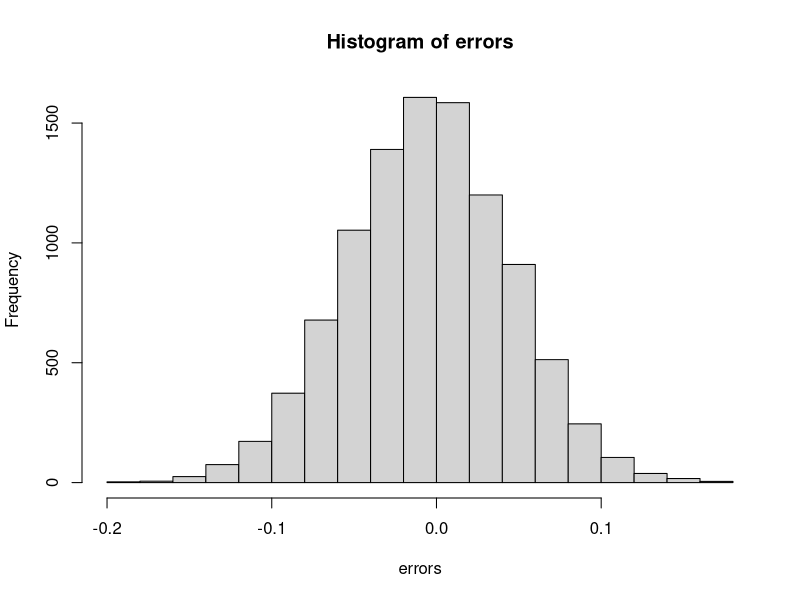
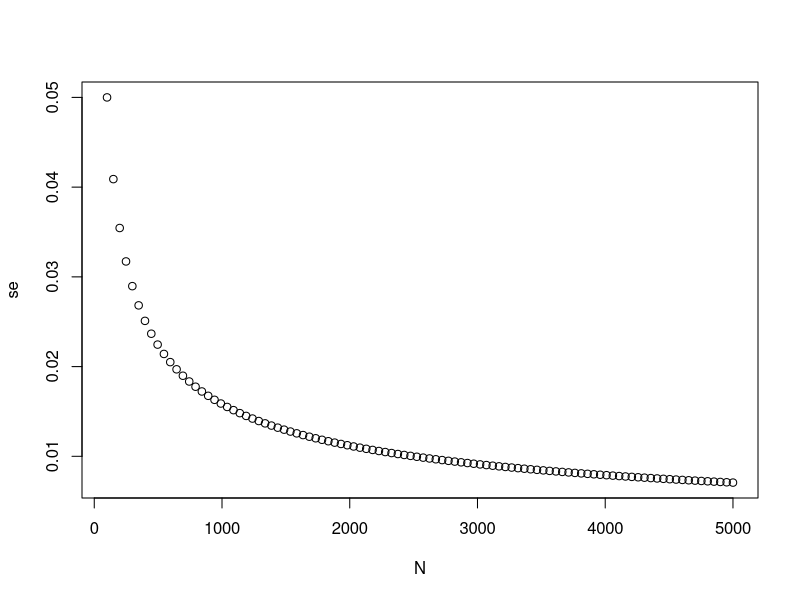

Source code (R) for these figures, in order:
### Q1. SAMPLE AVG (Correct)
# Write func code take_sample that takes the prop of Democrats p and 
# sample size N as arguments and returns the sample avg of Democrats (1) and
# Republicans (0)
# Calc the sample avg if the prop of Democrats equals 0.45 and 
# the sample size is 100
##
# 1. Define func called take_sample that takes p and N as arguments
# 2. Use sample() func as the first statement in ur func to sample N elements
#    from a vector of options where Democrats are assigned the val "1" and
#    Republicans are assigned the val "0" in that order
# 3. Use the mean() func as the 2nd statement in your func to find avg val
#    of the random sample
set.seed(1)
take_sample <- function(p,N){
  X <- sample(c(1,0), size=N, replace=TRUE, prob=c(p,1-p))
  mean(X)
}
p <- 0.45
N <- 100
take_sample(p,N)
#: 0.46




### Q2. Distribution of Errors (Correct)
# Assume that the prop of the Democrats in pop p equals to 0.45
# and that ur sample size N is 100 polled voters
# the take_sample func u define previously generates est, X_bar
# Rep the random sampling 10,000 times and calc p-X_bar for each random sample
# Save these diff as a vector called "errors"
# Find the avg of "errors" and plot a hist of the dist
##
# 1. use the replicate() func to replicate subtracting the result of take_sample
#    from value of p 10,000 times
# 2. use the mean() func to calc the avg of the diff between the sample avg and
#    actual val of p
set.seed(1)
p <- 0.45
N <- 100
B <- 10000
errors <- replicate(B, p-take_sample(p, N))
mean(errors)
#: -4.9e-05




## Q3 (Correct)
# U made a vector of diff between actual val of p and est, X_bar
# We call this diff between actual and est val "errors"
# The "errors" object has already been loaded 
# Plot the hist() func to plot a hist of the val contained in vector err
# Write a statement that best describes the dist of errors
hist(errors)
#: The errors are distributed normally and symmetrically around 0.


## Q4 (Correct)
# Avg size of error
# Define p as prop of democrats in the pop being polled 
# Define N as the num of ppl polled 
# The var B specifies num of time we want the sample to be replicated = 10,000
# we generated errors by subtracting the estimate from the prop of democratic
#   voters
# Calc the mean of the absolute val of each simulated error
set.seed(1)
p <- 0.45
N <- 100
B <- 10000
err <- replicate(B, p-take_sample(p,N))
mean(abs(err))
#: 0.039267

## Q5 (Correct)
# Std deviation of the square
# the sd is related to the typical size of the err we made when predicting
# we say size cause the err are centered often around 0
# in that sense, the typical err is 0
# for mathematical reason related to the CLT, we actually use the sd of err
#    rather than the avg of the abs vals
# the sd is the square root of the avg squared dist (X_bar - p)^2
# the sd is defined as the square root of distance square 
# calc the sd of the spread
# use the sample code to generate err (linked back to previous lines)
# use ^2 to square the dist 
# calc the avg squared dist using mean() func
# calc the square root of these val using sqrt() func
set.seed(1)
p <- 0.45
N <- 100
B <- 10000
err <- replicate(B, p-take_sample(p,N))
sqrt(mean(err^2))
# 0.04949939

## Q6
# Est the SE
# The theory we just learned tells us what sd is going to be as it is the 
# SD of X_bar
# est the SE given an expected val of 0.45 and sample size of 100
# calc the se using sqrt() func 
set.seed(1)
p <- 0.45
N <- 100
sqrt(take_sample(p,N)*(1-take_sample(p,N))/N)
#: 0.04937611

# Q7 (Correct)
# SE of the est
# in practice, we dk p, so we construct est of the theoretical prediction 
# based by plugging in X_bar for p
# calc the SE of the est 
# simulate a poll X using sample() func
# when using sample(), create a vector using c() that contains all possible polling
#    options where '1' indicates a democratic voter and '0' indicates republican
#    voter
# when using sample(), use 'replace = TRUE' within sample() func to indicate that
#   sampling from vector should occur with replacement
# when using sample)(), use 'prop =' within the sample() to indicate the prop of
#   selecting either element (0 or 1)
# Use mean() to calc the avg of the simulated poll, X_bar
# Calc the SE of the estimate 
set.seed(1)
p <- 0.45
N <- 100
X <- sample(c(0,1), N, replace=TRUE, p = c(1-p,p))
X_bar <- mean(X)
sqrt(X_bar*(1-X_bar)/N)
#: 0.04983974

# Q8
# Plotting the SE
# SE est obtained from Monte Carlo simulation,
# the theoretical prediction and est of the theoretical prediction are all very close
# which tells us that the theory is working
# this gives us a prac approach in knowing that the typical err we will make if 
# we predict p with X_bar
# The theoretical results give us an idea of how large a sample size is required
# to obtain the precision we need
# earlier we learn that the largest se occur for p=0.5

# Create a plot of the largest SE for N ranging from 100 to 5,000
# Base on this plot, how large does the sample size have to be to have a sd of
# about 1%?

N <- seq(100,5000,len=100)
p <- 0.5
se <- sqrt(p*(1-p)/N)
plot(N, se)
# 2,500